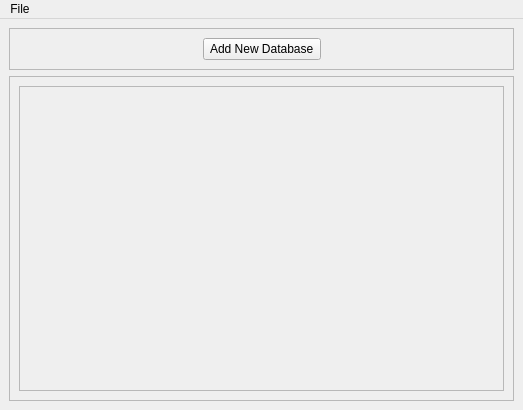
<?xml version="1.0" encoding="UTF-8"?>
<ui version="4.0">
 <class>Samples_management</class>
 <widget class="QMainWindow" name="Samples_management">
  <property name="geometry">
   <rect>
    <x>0</x>
    <y>0</y>
    <width>523</width>
    <height>410</height>
   </rect>
  </property>
  <property name="windowTitle">
   <string>Sample Repository Manager</string>
  </property>
  <widget class="QWidget" name="centralwidget">
   <layout class="QVBoxLayout" name="verticalLayout">
    <item>
     <widget class="QFrame" name="frame_2">
      <property name="frameShape">
       <enum>QFrame::StyledPanel</enum>
      </property>
      <property name="frameShadow">
       <enum>QFrame::Raised</enum>
      </property>
      <layout class="QHBoxLayout" name="horizontalLayout">
       <item>
        <spacer name="horizontalSpacer">
         <property name="orientation">
          <enum>Qt::Horizontal</enum>
         </property>
         <property name="sizeHint" stdset="0">
          <size>
           <width>40</width>
           <height>20</height>
          </size>
         </property>
        </spacer>
       </item>
       <item>
        <widget class="QPushButton" name="pushButton_add_db">
         <property name="text">
          <string> Add New Database </string>
         </property>
        </widget>
       </item>
       <item>
        <spacer name="horizontalSpacer_2">
         <property name="orientation">
          <enum>Qt::Horizontal</enum>
         </property>
         <property name="sizeHint" stdset="0">
          <size>
           <width>40</width>
           <height>20</height>
          </size>
         </property>
        </spacer>
       </item>
      </layout>
     </widget>
    </item>
    <item>
     <widget class="QFrame" name="frame">
      <property name="frameShape">
       <enum>QFrame::StyledPanel</enum>
      </property>
      <property name="frameShadow">
       <enum>QFrame::Raised</enum>
      </property>
      <layout class="QVBoxLayout" name="verticalLayout_2">
       <item>
        <widget class="QScrollArea" name="scrollArea">
         <property name="widgetResizable">
          <bool>true</bool>
         </property>
         <widget class="QWidget" name="scrollAreaWidgetContents">
          <property name="geometry">
           <rect>
            <x>0</x>
            <y>0</y>
            <width>475</width>
            <height>277</height>
           </rect>
          </property>
         </widget>
        </widget>
       </item>
      </layout>
     </widget>
    </item>
   </layout>
  </widget>
  <widget class="QMenuBar" name="menubar">
   <property name="geometry">
    <rect>
     <x>0</x>
     <y>0</y>
     <width>523</width>
     <height>26</height>
    </rect>
   </property>
   <widget class="QMenu" name="menuFile">
    <property name="title">
     <string>File</string>
    </property>
    <addaction name="actionLoad_Database"/>
   </widget>
   <addaction name="menuFile"/>
  </widget>
  <action name="actionLoad_Database">
   <property name="text">
    <string>Load Database</string>
   </property>
  </action>
 </widget>
 <resources/>
 <connections/>
</ui>
